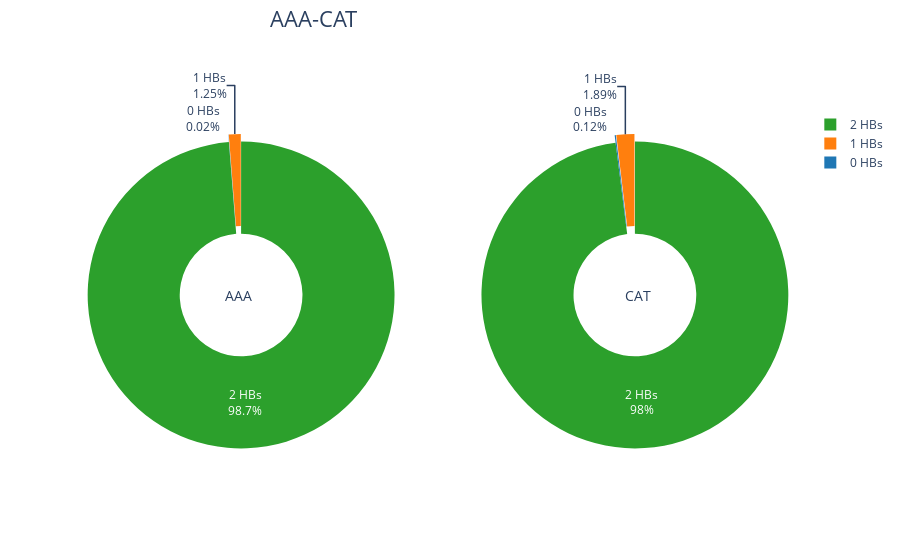

Source (notebook cell):
### Markdown cell above
### Plotting hydrogen bond values

**Pie Charts** representing HBs statistics for the specific **trimers**. <br>
Less than 3 HBs (for C,G) or 2 HBs (for A,T) means **unstable/broken base pairs**.

### Code cell
import plotly.graph_objects as go
from plotly.subplots import make_subplots

color_map = {
    0: '#1f77b4',  # blue
    1: '#ff7f0e',  # orange
    2: '#2ca02c',  # green
    3: '#d62728'   # red
}

labels_1 = [f"{k} HBs" for k in percentages_trimer1]
values_1 = list(percentages_trimer1.values())
colors_1 = [color_map[k] for k in percentages_trimer1]

labels_2 = [f"{k} HBs" for k in percentages_trimer2]
values_2 = list(percentages_trimer2.values())
colors_2 = [color_map[k] for k in percentages_trimer2]

# Create subplot layout for 2 pies
fig = make_subplots(rows=1, cols=2, specs=[[{'type':'domain'}, {'type':'domain'}]])

fig.add_trace(go.Pie(
    labels=labels_1,
    values=values_1,
    hole=0.4,
    textinfo='label+percent',
    marker=dict(colors=colors_1),
    pull=[0.05 if v < 5 else 0 for v in values_1],
    name="Study 1"
), row=1, col=1)

fig.add_trace(go.Pie(
    labels=labels_2,
    values=values_2,
    hole=0.4,
    textinfo='label+percent',
    marker=dict(colors=colors_2),
    pull=[0.05 if v < 5 else 0 for v in values_2],
    name="Study 2"
), row=1, col=2)


# Add titles
tit = f"{trimer1}-{trimer2}"
fig.update_layout(
    title={
        'text': tit,
        'x': 0.3,  # Left-align
        'y': 0.98,
        'xanchor': 'left',
        'yanchor': 'top',
        'font': dict(size=22)
    },
    annotations=[
        dict(text=f"{trimer1}", x=0.20, y=0.5, font_size=14, showarrow=False),
        dict(text=f"{trimer2}", x=0.80, y=0.5, font_size=14, showarrow=False)
    ]
)

fig.show()

### Figure 1 — Plotly figure (JSON) as saved in the notebook; plotly's stock layout.template omitted (floating-point values rounded to 4 significant figures)
{"data": [{"domain": {"x": [0, 0.45], "y": [0, 1]}, "hole": 0.4, "labels": ["2 HBs", "1 HBs", "0 HBs"], "marker": {"colors": ["#2ca02c", "#ff7f0e", "#1f77b4"]}, "name": "Study 1", "pull": [0, 0.05, 0.05], "textinfo": "label+percent", "type": "pie", "values": [98.73, 1.25, 0.02]}, {"domain": {"x": [0.55, 1], "y": [0, 1]}, "hole": 0.4, "labels": ["2 HBs", "1 HBs", "0 HBs"], "marker": {"colors": ["#2ca02c", "#ff7f0e", "#1f77b4"]}, "name": "Study 2", "pull": [0, 0.05, 0.05], "textinfo": "label+percent", "type": "pie", "values": [97.99, 1.89, 0.12]}], "layout": {"annotations": [{"font": {"size": 14}, "showarrow": false, "text": "AAA", "x": 0.2, "y": 0.5}, {"font": {"size": 14}, "showarrow": false, "text": "CAT", "x": 0.8, "y": 0.5}], "title": {"font": {"size": 22}, "text": "AAA-CAT", "x": 0.3, "xanchor": "left", "y": 0.98, "yanchor": "top"}}}
